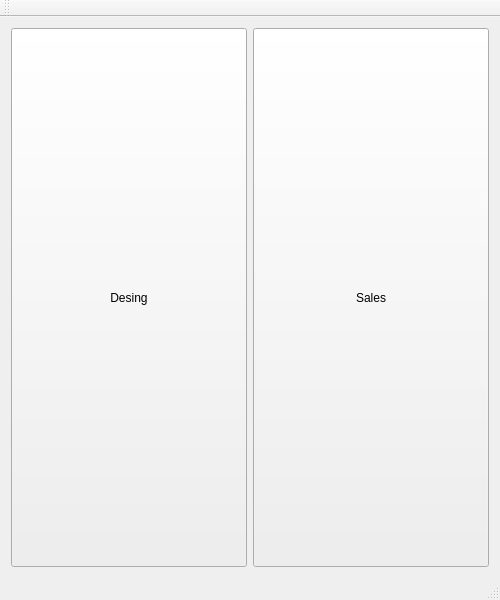
<?xml version="1.0" encoding="UTF-8"?>
<ui version="4.0">
 <class>MainWindow</class>
 <widget class="QMainWindow" name="MainWindow">
  <property name="geometry">
   <rect>
    <x>0</x>
    <y>0</y>
    <width>500</width>
    <height>600</height>
   </rect>
  </property>
  <property name="maximumSize">
   <size>
    <width>500</width>
    <height>600</height>
   </size>
  </property>
  <property name="windowTitle">
   <string>MainWindow</string>
  </property>
  <property name="autoFillBackground">
   <bool>true</bool>
  </property>
  <widget class="QWidget" name="centralWidget">
   <property name="autoFillBackground">
    <bool>false</bool>
   </property>
   <layout class="QHBoxLayout" name="horizontalLayout">
    <item>
     <widget class="QPushButton" name="Desing_but">
      <property name="sizePolicy">
       <sizepolicy hsizetype="Minimum" vsizetype="Preferred">
        <horstretch>0</horstretch>
        <verstretch>0</verstretch>
       </sizepolicy>
      </property>
      <property name="toolTip">
       <string>&lt;html&gt;&lt;head/&gt;&lt;body&gt;&lt;p align=&quot;center&quot;&gt;&lt;br/&gt;&lt;/p&gt;&lt;/body&gt;&lt;/html&gt;</string>
      </property>
      <property name="autoFillBackground">
       <bool>true</bool>
      </property>
      <property name="styleSheet">
       <string notr="true"/>
      </property>
      <property name="text">
       <string>Desing</string>
      </property>
     </widget>
    </item>
    <item>
     <widget class="QPushButton" name="pushButton_5">
      <property name="sizePolicy">
       <sizepolicy hsizetype="Minimum" vsizetype="Preferred">
        <horstretch>0</horstretch>
        <verstretch>0</verstretch>
       </sizepolicy>
      </property>
      <property name="autoFillBackground">
       <bool>true</bool>
      </property>
      <property name="styleSheet">
       <string notr="true">background-image: url(:/Images/Images/carpet.jpg);</string>
      </property>
      <property name="text">
       <string>Sales</string>
      </property>
     </widget>
    </item>
   </layout>
   <zorder>pushButton_5</zorder>
   <zorder>Desing_but</zorder>
  </widget>
  <widget class="QMenuBar" name="menuBar">
   <property name="geometry">
    <rect>
     <x>0</x>
     <y>0</y>
     <width>500</width>
     <height>26</height>
    </rect>
   </property>
  </widget>
  <widget class="QToolBar" name="mainToolBar">
   <attribute name="toolBarArea">
    <enum>TopToolBarArea</enum>
   </attribute>
   <attribute name="toolBarBreak">
    <bool>false</bool>
   </attribute>
  </widget>
  <widget class="QStatusBar" name="statusBar"/>
 </widget>
 <layoutdefault spacing="6" margin="11"/>
 <resources/>
 <connections/>
</ui>
